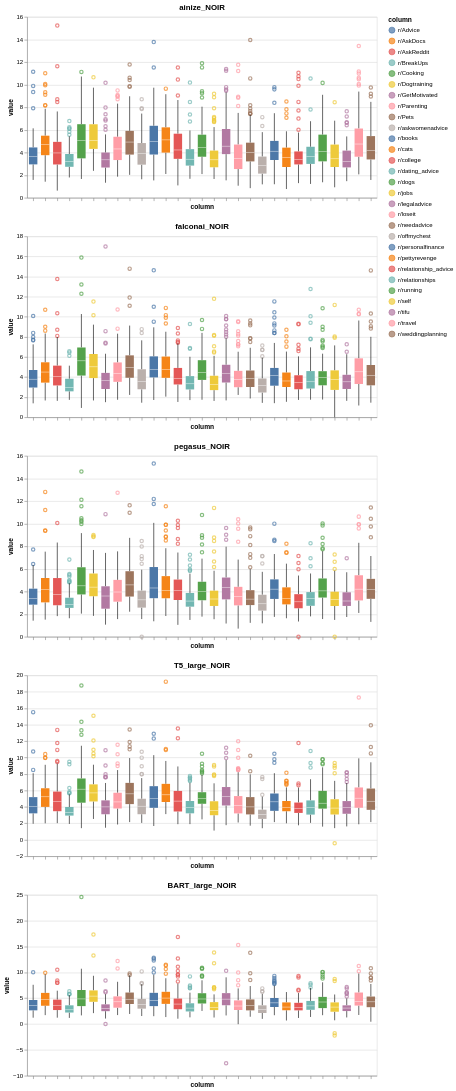

Notebook source saved alongside this figure:
### Code cell
# Plot of the five models with NOIR metrics
one = alt.Chart(source_1_2, title="ainize_NOIR").mark_boxplot().encode(
alt.X('column').axis(labels=False),
y='value',
color='column'
)
two = alt.Chart(source_2_2, title="falconai_NOIR").mark_boxplot().encode(
alt.X('column').axis(labels=False),
y='value',
color='column'
)
three = alt.Chart(source_3_2, title="pegasus_NOIR").mark_boxplot().encode(
alt.X('column').axis(labels=False),
y='value',
color='column'
)
four = alt.Chart(source_4_2, title="T5_large_NOIR").mark_boxplot().encode(
alt.X('column').axis(labels=False),
y='value',
color='column'
)
five = alt.Chart(source_5_2, title="BART_large_NOIR").mark_boxplot().encode(
alt.X('column').axis(labels=False),
y='value',
color='column'
)

(one & two & three & four & five).properties(width=800).interactive()
(one & two & three & four & five).display()

### Figure 1 — Vega-Lite specification as saved in the notebook (floating-point values rounded to 4 significant figures; data arrays with more than 128 entries replaced by an {"elided": "..."} marker saying what was removed)
{"$schema": "https://vega.github.io/schema/vega-lite/v5.20.1.json", "config": {"view": {"continuousHeight": 300, "continuousWidth": 300}}, "datasets": {"data-4b24adb5a5cca47829a3e69518eafbcc": {"elided": "3306 records"}, "data-5021c7cd1b3538fe91c5cb6e60ad7980": {"elided": "3306 records"}, "data-628db614240d09bdebb524fa756aae53": {"elided": "3306 records"}, "data-917d0f691bc2c1691b27fd10184e19a2": {"elided": "3306 records"}, "data-c648e98bb602c5f5e0389a6eb20c681a": {"elided": "3306 records"}}, "vconcat": [{"data": {"name": "data-917d0f691bc2c1691b27fd10184e19a2"}, "encoding": {"color": {"field": "column", "type": "nominal"}, "x": {"axis": {"labels": false}, "field": "column", "type": "nominal"}, "y": {"field": "value", "type": "quantitative"}}, "mark": {"type": "boxplot"}, "title": "ainize_NOIR"}, {"data": {"name": "data-c648e98bb602c5f5e0389a6eb20c681a"}, "encoding": {"color": {"field": "column", "type": "nominal"}, "x": {"axis": {"labels": false}, "field": "column", "type": "nominal"}, "y": {"field": "value", "type": "quantitative"}}, "mark": {"type": "boxplot"}, "title": "falconai_NOIR"}, {"data": {"name": "data-4b24adb5a5cca47829a3e69518eafbcc"}, "encoding": {"color": {"field": "column", "type": "nominal"}, "x": {"axis": {"labels": false}, "field": "column", "type": "nominal"}, "y": {"field": "value", "type": "quantitative"}}, "mark": {"type": "boxplot"}, "title": "pegasus_NOIR"}, {"data": {"name": "data-5021c7cd1b3538fe91c5cb6e60ad7980"}, "encoding": {"color": {"field": "column", "type": "nominal"}, "x": {"axis": {"labels": false}, "field": "column", "type": "nominal"}, "y": {"field": "value", "type": "quantitative"}}, "mark": {"type": "boxplot"}, "title": "T5_large_NOIR"}, {"data": {"name": "data-628db614240d09bdebb524fa756aae53"}, "encoding": {"color": {"field": "column", "type": "nominal"}, "x": {"axis": {"labels": false}, "field": "column", "type": "nominal"}, "y": {"field": "value", "type": "quantitative"}}, "mark": {"type": "boxplot"}, "title": "BART_large_NOIR"}]}
